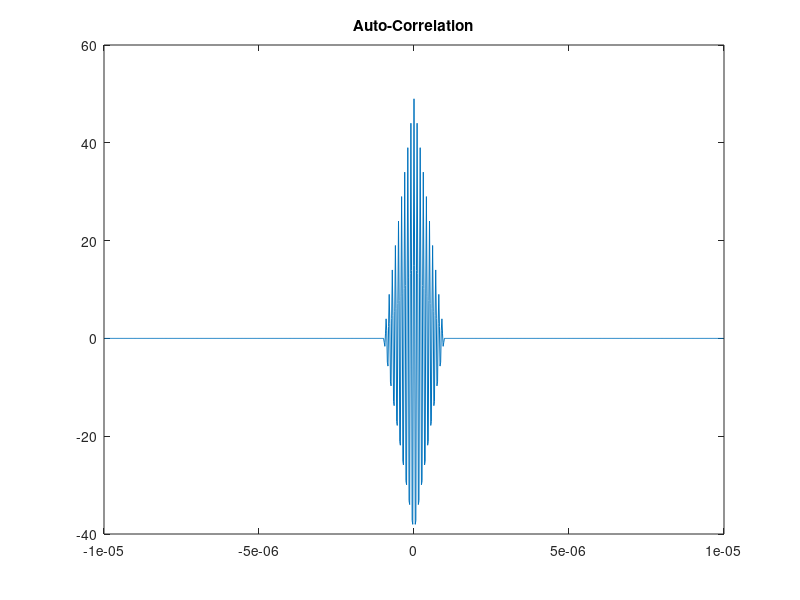
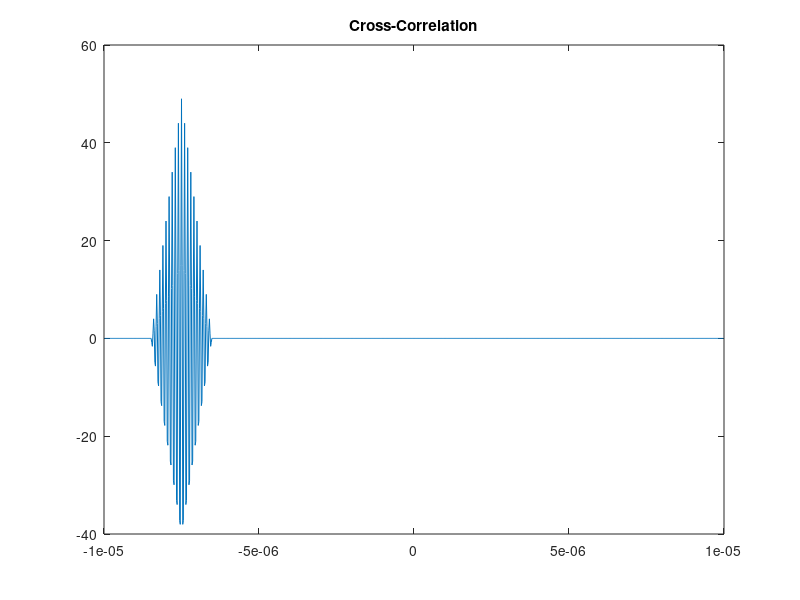

The MATLAB script that drew these images, in order:
%%% Author: Aditya Jain %%%%%%%%%%%%%%%%%
%%% Topic: Auto and Cross-Correlation in Radar %%%
%%% Date: 13th February, 2018 %%%%%%%%%%

clc
clear 
close all

%%

f = 1e+7;        % frequency
fs = 5e+7;        % sampling frequency
delt = 1/fs;      % sampling time 
pw = 10/f;        % pulse width
nw = (pw)/delt;  % width of the rectangular pulse on the discrete axis
N = 10*nw;       % total points to be sampled 
c = 3e+8;        % speed of light
xaxis = -(N-1)*delt:delt:(N-1)*delt;  % x-axis

%% Auto-Correlation of the input signal
Stx = zeros(1, N);

% rect function multiplied with the complex signal signal
for n = 1:N
    if n < nw
        Stx(1,n) = exp(1i*2*pi*f*(n-1)*delt);        
    end    
end

Sout = xcorr(Stx,Stx);
figure
plot(xaxis, Sout)
title('Auto-Correlation')

%% Cross-Correlation of Txed and Rxed Signal
Srx = zeros(1, N);
hn = zeros(1, N);
r = 1200;             % target is at 1200m from the monostatic radar
No = ((2*r)/c)/delt;  % calculating the shift in rxed signal and converting to discrete scale

% the shifted received signal
for n = 1:N
    if (n > No-nw/2) && (n < No+nw/2)
        Srx(1,n) = exp(1i*2*pi*f*((n-1)*delt-No));
    end    
end

Soutcross = xcorr(Stx,Srx);
figure
plot(xaxis, Soutcross)
title('Cross-Correlation')